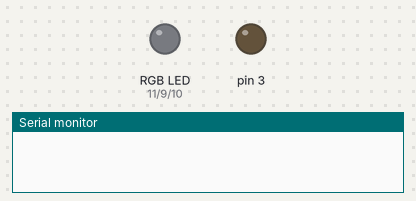
The sketch below on a simulated Arduino Uno, built with avr-gcc and run on an emulated ATmega328P. Shown: an RGB LED mixed from three pins (HIGH = lit), output pins drawn as LEDs (lit = HIGH), the last lines printed to the serial monitor. Dim RGB values are drawn brighter than linear.

Above: at 0.16 s.
At 0.73 s:
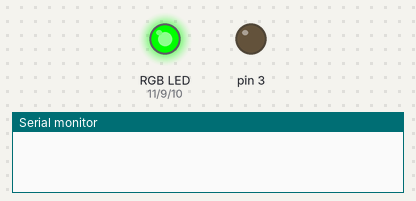
At 10.1 s:
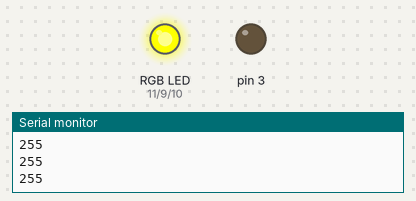
At 11.56 s:
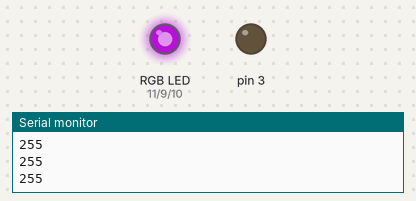
Timing chart, 0 to 11.5 s (numbered marks = the images above):
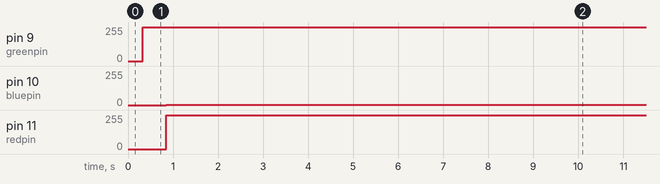

The sketch:

IRsendDemo.ino
```cpp
// (licence header left out)
#include <IRremote.h>
IRsend irsend;

int redpin = 11; //select the pin for the red LED
int bluepin =10; // select the pin for the  blue LED
int greenpin =9;// select the pin for the green LED
int val;

void setup()
{
  pinMode(3, OUTPUT);
  pinMode(redpin, OUTPUT); pinMode(bluepin, OUTPUT); pinMode(greenpin, OUTPUT); Serial.begin(9600);
}


void loop() {
  for (int i = 1; i<=3; i++){
    irsend.sendSony(0xa92, 12);
    delay(40);
  }
  for(val=255; val>0; val--)
  {
  analogWrite(11, val); analogWrite(10, 255-val); analogWrite(9, 128-val); delay(1);
  }
  for(val=0; val<255; val++)
  {
  analogWrite(11, val); analogWrite(10, 255-val); analogWrite(9, 128-val); delay(1);
  }
  Serial.println(val, DEC);
  delay(1000);
}
```

Measured:
- by itself, pin 9 (greenpin): 0/255 → 255/255 at 0.32 s
- by itself, pin 10 (bluepin): 0/255 → 1/255 at 0.85 s
- by itself, pin 11 (redpin): 0/255 → 254/255 at 0.85 s
